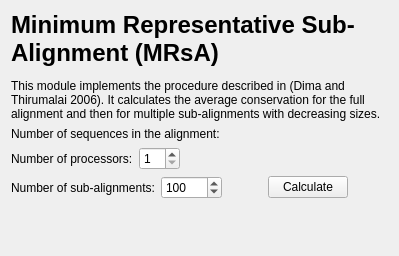
      <widget class="QWidget" name="page_5">
       <layout class="QGridLayout" name="gridLayout_9">
        <item row="0" column="0">
         <widget class="QLabel" name="label_21">
          <property name="text">
           <string>&lt;html&gt;&lt;head/&gt;&lt;body&gt;&lt;p&gt;&lt;span style=&quot; font-size:xx-large; font-weight:600;&quot;&gt;Minimum Representative Sub-Alignment (MRsA)&lt;/span&gt;&lt;/p&gt;&lt;p&gt;This module implements the procedure described in (Dima and Thirumalai 2006). It calculates the average conservation for the full alignment and then for multiple sub-alignments with decreasing sizes. &lt;/p&gt;&lt;/body&gt;&lt;/html&gt;</string>
          </property>
          <property name="wordWrap">
           <bool>true</bool>
          </property>
         </widget>
        </item>
        <item row="1" column="0">
         <layout class="QVBoxLayout" name="verticalLayout_18">
          <item>
           <widget class="QLabel" name="lblNseq">
            <property name="text">
             <string>Number of sequences in the alignment: </string>
            </property>
           </widget>
          </item>
          <item>
           <layout class="QHBoxLayout" name="horizontalLayout_28">
            <item>
             <widget class="QLabel" name="label_29">
              <property name="text">
               <string>Number of processors:</string>
              </property>
             </widget>
            </item>
            <item>
             <widget class="QSpinBox" name="intNumOfCores">
              <property name="minimum">
               <number>1</number>
              </property>
              <property name="value">
               <number>1</number>
              </property>
             </widget>
            </item>
            <item>
             <spacer name="horizontalSpacer_23">
              <property name="orientation">
               <enum>Qt::Horizontal</enum>
              </property>
              <property name="sizeHint" stdset="0">
               <size>
                <width>40</width>
                <height>20</height>
               </size>
              </property>
             </spacer>
            </item>
           </layout>
          </item>
          <item>
           <layout class="QHBoxLayout" name="horizontalLayout_19">
            <item>
             <widget class="QLabel" name="label_22">
              <property name="text">
               <string>Number of sub-alignments:</string>
              </property>
             </widget>
            </item>
            <item>
             <widget class="QSpinBox" name="txtNoAlignments">
              <property name="minimumSize">
               <size>
                <width>60</width>
                <height>0</height>
               </size>
              </property>
              <property name="maximumSize">
               <size>
                <width>80</width>
                <height>16777215</height>
               </size>
              </property>
              <property name="maximum">
               <number>10000</number>
              </property>
              <property name="value">
               <number>100</number>
              </property>
             </widget>
            </item>
            <item>
             <spacer name="horizontalSpacer_8">
              <property name="orientation">
               <enum>Qt::Horizontal</enum>
              </property>
              <property name="sizeType">
               <enum>QSizePolicy::Minimum</enum>
              </property>
              <property name="sizeHint" stdset="0">
               <size>
                <width>40</width>
                <height>20</height>
               </size>
              </property>
             </spacer>
            </item>
            <item>
             <widget class="QPushButton" name="cmdMinss">
              <property name="maximumSize">
               <size>
                <width>150</width>
                <height>16777215</height>
               </size>
              </property>
              <property name="text">
               <string>Calculate</string>
              </property>
             </widget>
            </item>
            <item>
             <spacer name="horizontalSpacer_78">
              <property name="orientation">
               <enum>Qt::Horizontal</enum>
              </property>
              <property name="sizeHint" stdset="0">
               <size>
                <width>40</width>
                <height>20</height>
               </size>
              </property>
             </spacer>
            </item>
           </layout>
          </item>
         </layout>
        </item>
        <item row="3" column="0">
         <widget class="QCustomPlot" name="graficMinss" native="true">
          <property name="sizePolicy">
           <sizepolicy hsizetype="Expanding" vsizetype="Expanding">
            <horstretch>1</horstretch>
            <verstretch>1</verstretch>
           </sizepolicy>
          </property>
         </widget>
        </item>
        <item row="2" column="0">
         <spacer name="verticalSpacer_5">
          <property name="orientation">
           <enum>Qt::Vertical</enum>
          </property>
          <property name="sizeType">
           <enum>QSizePolicy::Expanding</enum>
          </property>
          <property name="sizeHint" stdset="0">
           <size>
            <width>20</width>
            <height>40</height>
           </size>
          </property>
         </spacer>
        </item>
       </layout>
      </widget>
